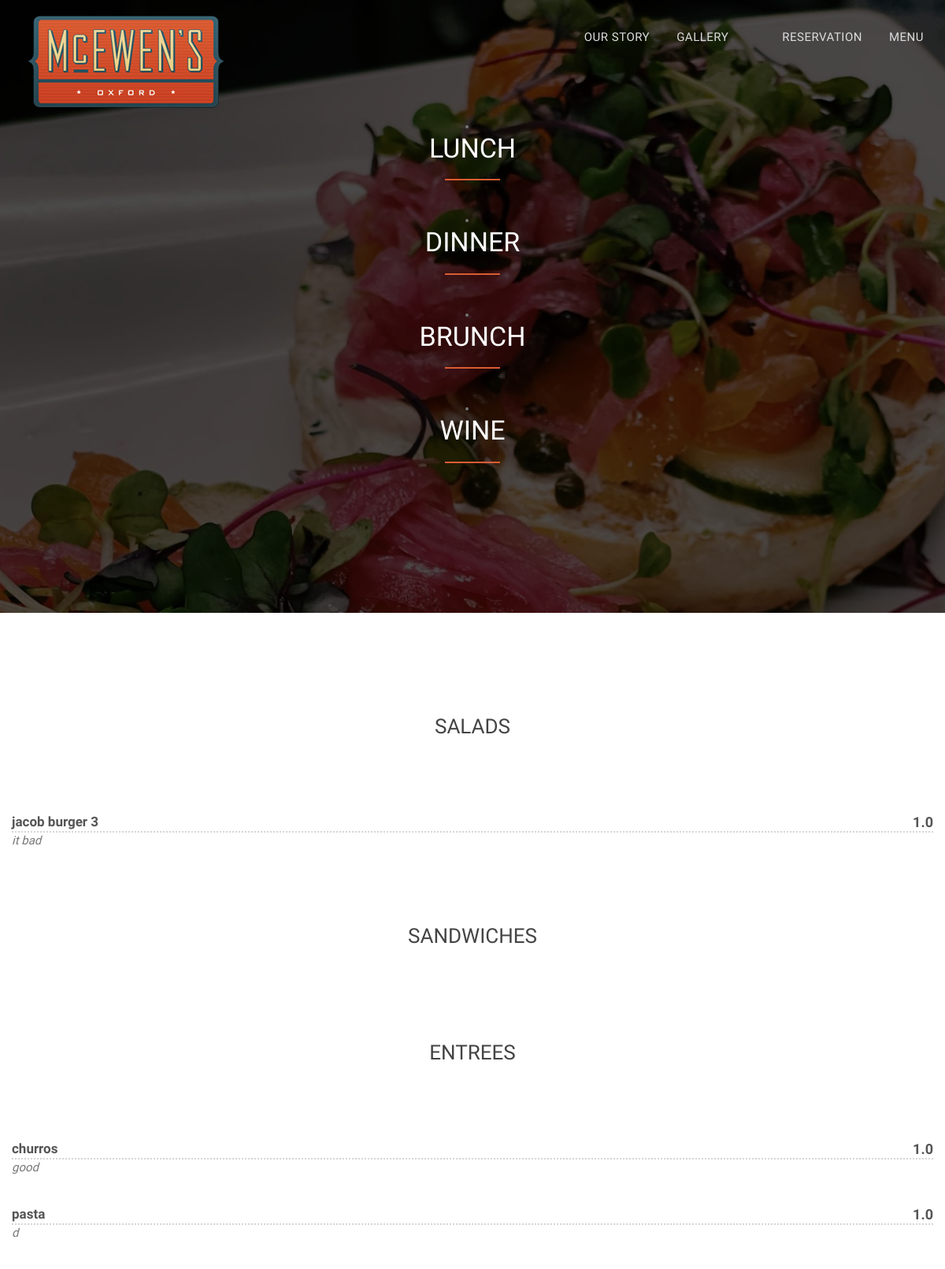
The app's page /brunch/ with its own data.
### mcewens/models.py (models this page shows)
class MenuItem(models.Model):
    name = models.CharField(max_length=50)
    CATEGORY_CHOICES = (
        ("Brunch", "Brunch"),
        ("Lunch", "Lunch"),
        ("Dinner", "Dinner"),
        ("Wine and Cocktails", "Wine and Cocktails"),
    )
    category = models.CharField(choices=CATEGORY_CHOICES, max_length=50)
    TYPE_CHOICES = (
        ("Appetizers", "Appetizers"),
        ("Salads", "Salads"),
        ("Entrees", "Entrees"),
        ("Sandwiches", "Sandwiches"),
        ("Desserts", "Desserts"),
        ("Wine", "Wine"),
        ("Cocktails", "Cocktails"),
    )
    item_type = models.CharField(choices=TYPE_CHOICES, max_length=50, blank=True)
    description = models.TextField(max_length=200, blank=True)
    price = models.FloatField()
    CURRENT_CHOICES = (
        (1, "On menu"),
        (0, "Not on menu"),
    )
    current = models.IntegerField(default=1, choices=CURRENT_CHOICES)
    class Meta:
        unique_together = ("name", "category")

### mcewens/views.py (the view)
# urls.py: path("brunch/", brunch_view, name="brunch"),
def brunch_view(request):
    TYPES = ("Salads", "Sandwiches", "Entrees")
    brunch_item = get_current_by_category("Brunch").values()
    return render(request, "sunday_brunch.html", {"types": TYPES, "items": brunch_item})

### mcewens/models.py (called while the page is built)
def get_current_by_category(cat):
    return MenuItem.objects.filter(category=cat, current=1)

### mcewens/templates/sunday_brunch.html (shortened to what this page needs)
{% extends 'index.html' %} {% block content%}
<div id="restaurant-menu-brunch">
  <div class="section-title text-center center">
    <div class="overlay">
      <li>
        <a id="lunch-link" href="{% url 'lunch' %}" class="page-scroll">
          <h2>Lunch</h2>
        </a>
      </li>
      <hr />
      <li>
        <a id="dinner-link" href="{% url 'dinner' %}" class="page-scroll">
          <h2>Dinner</h2>
        </a>
      </li>
      <hr />
      <li>
        <a id="brunch-link" href="{% url 'brunch' %}" class="page-scroll">
          <h2>Brunch</h2>
        </a>
      </li>
      <hr />
      <li>
        <a id="wine-link" href="{% url 'wine' %}" class="page-scroll">
          <h2>Wine</h2>
        </a>
      </li>
      <hr />
    </div>
  </div>
  <div class="container">
    <div class="row">
   {% for type in types %}
      <div class="container">
        <div class="row">
           <div class="overlay">
            <h2 class="menu-section-title">{{ type }}</h2>
            <div class="overlay">
              <div class="container">
                <div class="row">
                    {% for item in items %} {% if item.item_type == type %}
                    <div class="menu-item">
                      <div class="menu-item-name">{{ item.name }}</div>
                      <div class="menu-item-price">{{ item.price }}</div>
                      <div class="menu-item-description">{{ item.description }}</div>
                    </div>
                    {% endif %} {% endfor %} {% endfor %}
                  </div>
                  {% endblock content%}

### mcewens/static/css/style.css (style rules this page uses)
body, html { font-family: 'Raleway', sans-serif; text-rendering: optimizeLegibility !important; -webkit-font-smoothing: antialiased !important; color: #777; font-weight: 300; width: 100% !important; height: 100% !important; }
h2 { margin-bottom: 20px; margin: 0 0 20px 0; font-weight: 500; font-size: 34px; color: #333; text-transform: uppercase; }
a { color: #DB5C32; }
hr { height: 2px; width: 70px; text-align: center; position: relative; background: #DB5C32; margin: 0; margin-bottom: 40px; border: 0; }
.section-title { margin-bottom: 70px; }
.section-title .overlay { padding: 150px 0; background: rgba(0, 0, 0, 0.7); }
.section-title hr { margin: 0 auto; margin-bottom: 40px; }
#restaurant-menu-brunch .section-title { background: #444 url(../img/benny.jpg) center center no-repeat fixed; background-size: cover; }
#restaurant-menu-brunch .section-title h2 { color: #fff; }
#restaurant-menu-brunch .menu-section-title { font-size: 26px; display: block; font-weight: 500; color: #444; margin: 60px 0; text-align: center; }
#restaurant-menu-brunch .menu-item { margin: 35px 0; font-size: 18px; }
#restaurant-menu-brunch .menu-item-name { font-weight: 600; font-size: 17px; color: #555; border-bottom: 2px dotted rgb(213, 213, 213); }
#restaurant-menu-brunch .menu-item-description { font-style: italic; font-size: 15px; }
#restaurant-menu-brunch .menu-item-price { float: right; font-weight: 600; color: #555; margin-top: -26px; }

### records on screen
MenuItem: name "jacob burger 3", price "1.0", description "it bad"
MenuItem: name "churros", price "1.0", description "good"
MenuItem: name "pasta", price "1.0", description "d"

### other values on screen
{{ type }} "SALADS" "SANDWICHES" "ENTREES"
